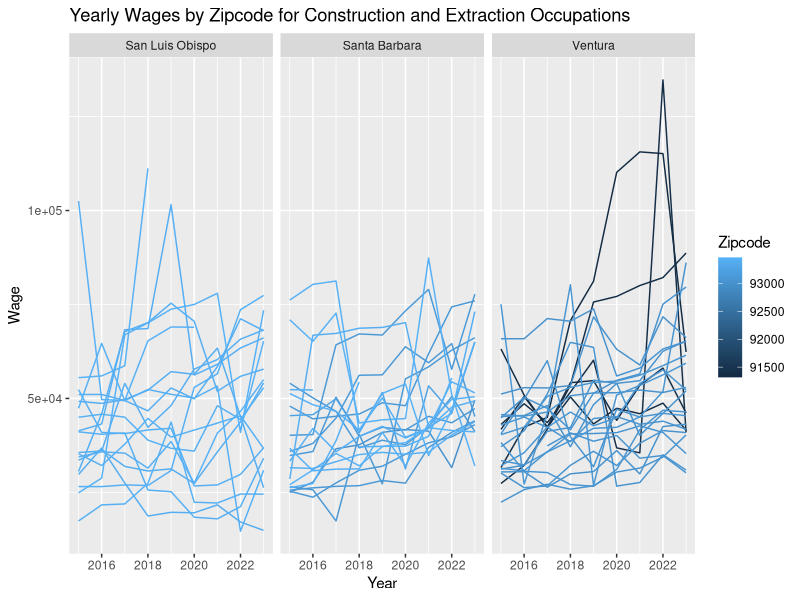
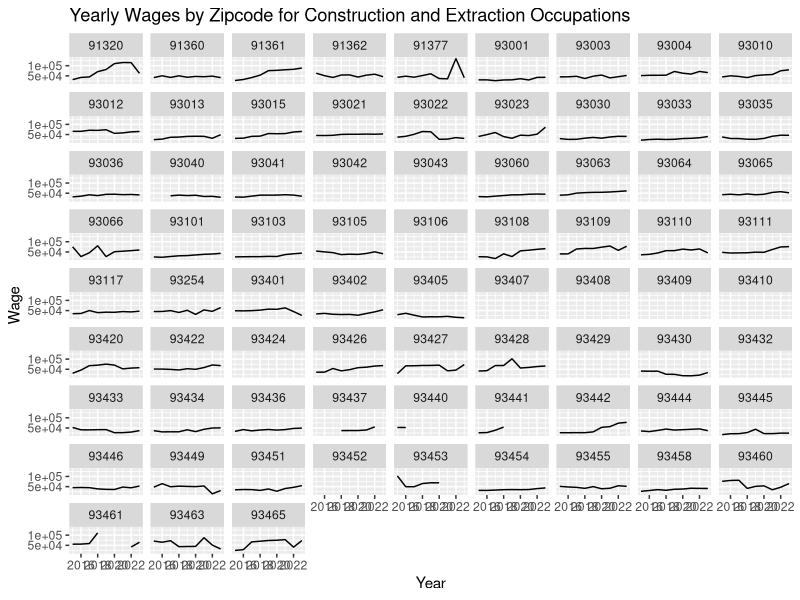
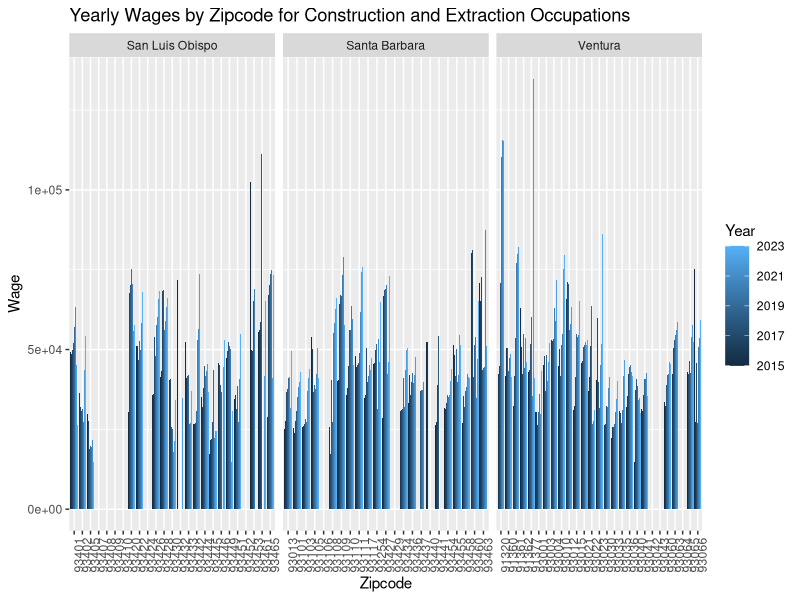

The R script that drew these images, in order:
library(ggplot2)
library(tidyverse)

data <- read.csv("../Data/median_yearly_earning.csv")
  
data %>% 
  filter(occupation == "construction_and_extraction_occupations") %>% 
  ggplot(aes(x = year, y = estimate, group = zipcode, color = zipcode)) +
  geom_line() +
  labs(title = "Yearly Wages by Zipcode for Construction and Extraction Occupations",
       x = "Year",
       y = "Wage",
       color = "Zipcode") +
  facet_wrap(~county)
data %>% 
  mutate(zipcode = as.factor(zipcode)) %>% 
  filter(occupation == "construction_and_extraction_occupations") %>% 
  ggplot(aes(x = year, y = estimate)) +
  geom_line() +
  labs(title = "Yearly Wages by Zipcode for Construction and Extraction Occupations",
       x = "Year",
       y = "Wage") +
  facet_wrap(~zipcode)

data %>% 
  filter(occupation == "construction_and_extraction_occupations") %>% 
  ggplot(aes(x = factor(zipcode), group = year, fill = year)) +
  geom_bar(stat = "identity", position = 'dodge',aes(y=estimate))+
  labs(title = "Yearly Wages by Zipcode for Construction and Extraction Occupations",
       x = "Zipcode",
       y = "Wage",
       fill = "Year") +
  theme(axis.text.x = element_text(angle = 90, hjust = 1)) +
  facet_wrap(~county, scales = "free_x")
